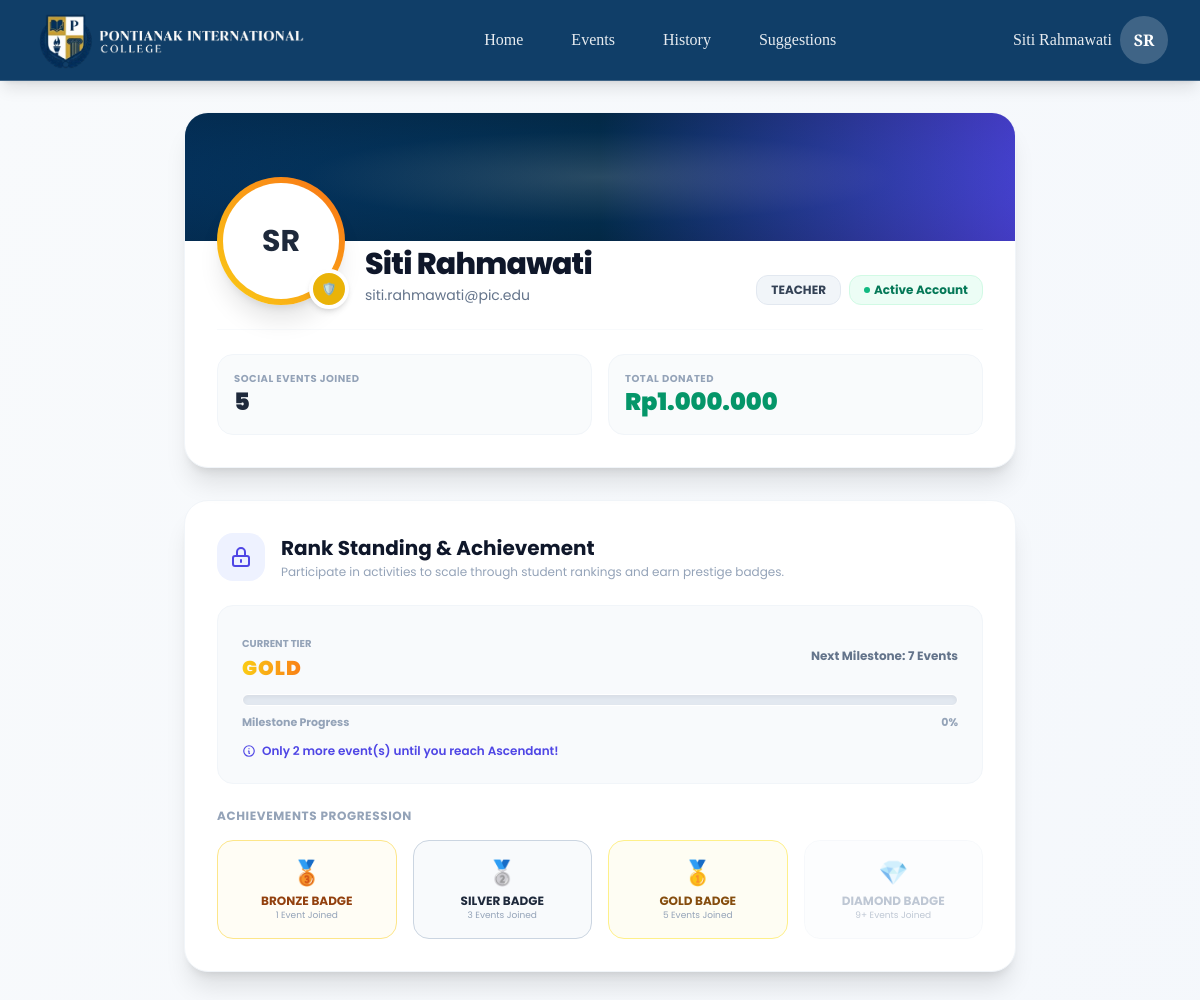
The page /profile (signed in) on the database its author committed.
### tables this page shows
CREATE TABLE `users` (
  `id` int NOT NULL,
  `name` varchar(100) NOT NULL,
  `email` varchar(100) NOT NULL,
  `password` varchar(255) NOT NULL,
  `role` enum('admin','committee','student','teacher') DEFAULT 'student',
  `nis` varchar(20) DEFAULT NULL,
  `class` varchar(20) DEFAULT NULL,
  `major` varchar(100) DEFAULT NULL,
  `phone` varchar(20) DEFAULT NULL,
  `avatar` varchar(255) DEFAULT 'default.png',
  `is_active` tinyint(1) DEFAULT '1',
  `created_at` timestamp NULL DEFAULT CURRENT_TIMESTAMP,
  `updated_at` timestamp NULL DEFAULT CURRENT_TIMESTAMP ON UPDATE CURRENT_TIMESTAMP
);

### app/views/profile/index.php (the view, shortened to what the rows shown need)
<?php require_once dirname(__DIR__) . '/layouts/header.php'; ?>
<?php require_once dirname(__DIR__) . '/layouts/navbar.php'; ?>
<div class="pt-28 pb-16 bg-gradient-to-br from-slate-50 to-blue-50/35 min-h-screen font-poppins">
    <div class="max-w-4xl mx-auto px-4 sm:px-6 lg:px-8">
        <div class="bg-white rounded-3xl shadow-xl border border-slate-100 overflow-hidden relative mb-8 group transition-all duration-300 hover:shadow-2xl">
            <div class="h-32 bg-gradient-to-r from-primary via-primary-dark to-indigo-600 relative">
                <div class="absolute inset-0 opacity-15 bg-[radial-gradient(ellipse_at_center,_var(--tw-gradient-stops))] from-white via-primary to-black"></div>
            </div>
            <div class="px-8 pb-8 relative">
                <div class="flex flex-col sm:flex-row sm:items-end justify-between -mt-16 mb-6 gap-4">
                    <div class="flex flex-col sm:flex-row items-center sm:items-end gap-5">
                        <div class="w-32 h-32 bg-gradient-to-tr <?= $rankInfo['gradient'] ?> rounded-full p-1.5 shadow-xl relative shrink-0">
                            <div class="w-full h-full bg-white rounded-full flex items-center justify-center font-bold text-3xl text-slate-800">
                                <?php
                                $words = preg_split('/\s+/', trim($user['name'] ?? 'U'));
                                $initials = strtoupper(($words[0][0] ?? '') . ($words[1][0] ?? ''));
                                echo htmlspecialchars($initials);
                                ?>
                            </div>
                            <div class="absolute -bottom-1 -right-1 w-10 h-10 <?= $rankInfo['blob'] ?> border-4 border-white text-white rounded-full flex items-center justify-center text-xs shadow-md" title="<?= htmlspecialchars($rankInfo['name']) ?> Rank">
                                🛡️
                            </div>
                        </div>
                        <div class="text-center sm:text-left">
                            <h1 class="text-3xl font-extrabold text-slate-900 leading-tight tracking-tight">
                                <?= htmlspecialchars($user['name'] ?? '') ?>
                            </h1>
                            <p class="text-slate-500 text-sm mt-0.5"><?= htmlspecialchars($user['email'] ?? '') ?></p>
                        </div>
                    </div>
                    <div class="flex flex-wrap gap-2 justify-center">
                        <span class="px-3.5 py-1.5 bg-slate-100 text-slate-700 text-xs font-bold rounded-xl border border-slate-200 uppercase font-poppins">
                            <?= htmlspecialchars(ucfirst($user['role'] ?? 'Student')) ?>
                        </span>
                        <span class="px-3.5 py-1.5 bg-emerald-50 text-emerald-700 text-xs font-bold rounded-xl border border-emerald-100 font-poppins flex items-center gap-1">
                            <span class="w-1.5 h-1.5 bg-emerald-500 rounded-full animate-pulse"></span> Active Account
                        </span>
                    </div>
                </div>
                <div class="grid grid-cols-2 gap-4 border-t border-slate-50 pt-6">
                    <div class="bg-slate-50/80 rounded-2xl p-4 border border-slate-100 hover:bg-slate-50 transition-colors">
                        <span class="block text-[10px] text-slate-400 font-bold uppercase tracking-wider">Social Events Joined</span>
                        <span class="text-2xl font-black text-slate-800"><?= $totalEvents ?></span>
                    </div>
                    <div class="bg-slate-50/80 rounded-2xl p-4 border border-slate-100 hover:bg-slate-50 transition-colors">
                        <span class="block text-[10px] text-slate-400 font-bold uppercase tracking-wider">Total Donated</span>
                        <span class="text-2xl font-black text-emerald-600">Rp<?= number_format($totalDonations, 0, ',', '.') ?></span>
                    </div>
                </div>
            </div>
        </div>
        <div class="bg-white rounded-3xl shadow-xl border border-slate-100 p-8 mb-8">
            <div class="flex items-center gap-4 mb-6">
                <div class="w-12 h-12 bg-indigo-50 text-indigo-600 rounded-2xl flex items-center justify-center">
                    <svg class="w-6 h-6" fill="none" stroke="currentColor" viewBox="0 0 24 24">
                        <path stroke-linecap="round" stroke-linejoin="round" stroke-width="2" d="M12 15v2m-6 4h12a2 2 0 002-2v-6a2 2 0 00-2-2H6a2 2 0 00-2 2v6a2 2 0 002 2zm10-10V7a4 4 0 00-8 0v4h8z" />
                    </svg>
                </div>
                <div>
                    <h3 class="text-xl font-bold text-slate-900">Rank Standing & Achievement</h3>
                    <p class="text-xs text-slate-400 mt-0.5">Participate in activities to scale through student rankings and earn prestige badges.</p>
                </div>
            </div>
            <div class="space-y-6">
                <div class="bg-slate-50 border border-slate-100 rounded-2xl p-6">
                    <div class="flex justify-between items-center mb-3">
                        <div>
                            <span class="text-[10px] text-slate-400 font-bold uppercase">Current Tier</span>
                            <span class="block text-xl font-black text-transparent bg-clip-text bg-gradient-to-r <?= $rankInfo['gradient'] ?> uppercase tracking-wider"><?= htmlspecialchars($rankInfo['name']) ?></span>
                        </div>
                        <span class="text-xs font-bold text-slate-500 font-poppins">Next Milestone: <?= htmlspecialchars($rankInfo['next_threshold']) ?> Events</span>
                    </div>
                    <div class="w-full bg-slate-200 h-3 rounded-full overflow-hidden border border-white shadow-inner">
                    </div>
                    <div class="flex justify-between items-center text-[11px] font-bold text-slate-400 mt-2">
                        <span>Milestone Progress</span>
                        <span><?= round($rankInfo['progress']) ?>%</span>
                    </div>
                    <p class="text-xs text-indigo-600 mt-3 font-semibold flex items-center gap-1.5">
                        <svg class="w-3.5 h-3.5 shrink-0" fill="none" stroke="currentColor" viewBox="0 0 24 24">
                            <path stroke-linecap="round" stroke-linejoin="round" stroke-width="2" d="M13 16h-1v-4h-1m1-4h.01M21 12a9 9 0 11-18 0 9 9 0 0118 0z" />
                        </svg>
                        <?= htmlspecialchars($rankInfo['message']) ?>
                    </p>
                </div>
                <div>
                    <h4 class="text-xs font-bold text-slate-400 uppercase mb-4 tracking-wider">Achievements Progression</h4>
                    <div class="grid grid-cols-2 sm:grid-cols-4 gap-4 text-center">
                        <div class="p-4 rounded-2xl border <?= $totalEvents >= 1 ? 'bg-amber-50/50 border-amber-200 text-amber-800' : 'bg-slate-50/50 border-slate-100 text-slate-400 opacity-60' ?> transition-all">
                            <span class="block text-2xl mb-1">🥉</span>
                            <span class="block text-xs font-bold uppercase font-poppins">Bronze Badge</span>
                            <span class="text-[9px] block text-slate-400">1 Event Joined</span>
                        </div>
                        <div class="p-4 rounded-2xl border <?= $totalEvents >= 3 ? 'bg-slate-100/50 border-slate-300 text-slate-800' : 'bg-slate-50/50 border-slate-100 text-slate-400 opacity-60' ?> transition-all">
                            <span class="block text-2xl mb-1">🥈</span>
                            <span class="block text-xs font-bold uppercase font-poppins">Silver Badge</span>
                            <span class="text-[9px] block text-slate-400">3 Events Joined</span>
                        </div>
                        <div class="p-4 rounded-2xl border <?= $totalEvents >= 5 ? 'bg-yellow-50/50 border-yellow-200 text-yellow-800' : 'bg-slate-50/50 border-slate-100 text-slate-400 opacity-60' ?> transition-all">
                            <span class="block text-2xl mb-1">🥇</span>
                            <span class="block text-xs font-bold uppercase font-poppins">Gold Badge</span>
                            <span class="text-[9px] block text-slate-400">5 Events Joined</span>
                        </div>
                        <div class="p-4 rounded-2xl border <?= $totalEvents >= 9 ? 'bg-cyan-50/50 border-cyan-200 text-cyan-800' : 'bg-slate-50/50 border-slate-100 text-slate-400 opacity-60' ?> transition-all">
                            <span class="block text-2xl mb-1">💎</span>
                            <span class="block text-xs font-bold uppercase font-poppins">Diamond Badge</span>
                            <span class="text-[9px] block text-slate-400">9+ Events Joined</span>
                        </div>
                    </div>
                </div>
            </div>
        </div>
    </div>
</div>
<?php require_once dirname(__DIR__) . '/layouts/footer.php'; ?>

### app/views/layouts/navbar.php (shortened to what the rows shown need)
<nav class="fixed top-0 left-0 right-0 z-50 bg-primary/95 backdrop-blur-md shadow-lg border-b border-white/20">
    <div class="max-w-7xl mx-auto px-4 sm:px-6 lg:px-8">
        <div class="flex items-center justify-between h-16 md:h-20">
            <div class="flex-shrink-0">
                <a href="/" class="flex items-center">
                    <img src="/assets/images/logo/logo-white.png" alt="PIC Logo" class="h-30 md:h-36 w-auto object-contain">
                </a>
            </div>
            <div class="hidden md:flex items-center space-x-2">
                <?php
                $menuItems = ['Home'];
                $links = ['/'];
                if (Session::isLoggedIn()) {
                    $menuItems[] = 'Events';
                    $links[] = '/events';
                    if (Session::getUserRole() !== 'admin') {
                        $menuItems[] = 'History';
                        $links[] = '/history';
                        if (Session::getUserRole() === 'committee') {
                            $menuItems[] = 'Suggestions';
                            $links[] = '/suggestions';
                        } else {
                            $menuItems[] = 'Suggestions';
                            $links[] = '/suggestion';
                        }
                    }
                } else {
                    $menuItems[] = 'Events';
                    $links[] = '/events';
                }
                $activeItem = '';
                foreach($menuItems as $index => $item):
                ?>
                    <a href="<?php echo htmlspecialchars($links[$index]); ?>" class="px-4 md:px-5 py-2 rounded-full font-medium transition-all duration-300 <?php echo ($item === $activeItem) ? 'bg-primary-dark/90 text-white hover:bg-primary-dark' : 'text-white/90 hover:bg-white/20 hover:text-white'; ?>">
                        <?php echo htmlspecialchars($item); ?>
                    </a>
                <?php endforeach; ?>
            </div>
            <div class="flex items-center space-x-2 md:space-x-3">
                <?php if (!Session::isLoggedIn()): ?>
                    <a href="/auth/login" class="px-4 md:px-5 py-2 rounded-full bg-white text-primary font-medium text-sm md:text-base transition-all duration-300 hover:bg-gray-100 shadow-sm">
                        Login
                    </a>
                <?php else:
                    $loggedInUser = Session::getUser();
                    $fullName = $loggedInUser['name'] ?? Session::getUserName() ?? 'User';
                    $role = Session::getUserRole();
                    $displayName = ($role === 'admin') ? 'admin' : $fullName;
                    $words = preg_split('/\\s+/', trim($fullName));
                    $initials = strtoupper(($words[0][0] ?? '') . ($words[1][0] ?? substr($fullName, 0, 1)));
                ?>
                    <div class="flex items-center space-x-2">
                        <span class="text-white/90 font-medium text-sm md:text-base hidden lg:block"><?php echo htmlspecialchars($displayName); ?></span>
                        <div class="relative">
                                <button id="profile-btn" onclick="toggleDropdown(event)" class="w-10 h-10 md:w-12 md:h-12 rounded-full bg-white/20 hover:bg-white/30 flex items-center justify-center transition-all duration-300 text-white font-semibold text-sm md:text-base" aria-label="Profile menu">
                                    <?php echo htmlspecialchars($initials); ?>
                                </button>
                        </div>
                    </div>
                <?php endif; ?>
            </div>
        </div>
    </div>
</nav>

### app/core/Router.php (shortened to what the rows shown need)
<?php
class Router
{
    private array $routes = [];
    public function add(string $method, string $uri, string $controller, string $function)
    {
        $this->routes[] = [
            'method' => $method,
            'uri' => $uri,
            'controller' => $controller,
            'function' => $function,
        ];
    }
    public function run()
    {
        $method = $_SERVER['REQUEST_METHOD'];
        $uri = parse_url($_SERVER['REQUEST_URI'], PHP_URL_PATH);
        $uri = preg_replace('#/{2,}#', '/', $uri);
        $uri = rtrim($uri, '/');
        foreach ($this->routes as $route) {
            if ($method !== $route['method']) {
                continue;
            }
            $pattern = preg_replace('/\{[a-zA-Z_]+\}/', '([0-9]+)', $route['uri']);
            $pattern = '#^' . $pattern . '$#';
            if (preg_match($pattern, $uri, $matches)) {
                array_shift($matches);
                $controller = new $controllerClass();
                $function = $route['function'];
                call_user_func_array([$controller, $function], $matches);
                return;
            }
        }
    }
}

### rows shown on the page
users: name "Siti Rahmawati", name "SR", email "siti.rahmawati@pic.edu", role "TEACHER"

### other values the page prints
$item "Home"
$item "Events"
$item "History"
$item "Suggestions"
$totalDonations "1.000.000"
$rankInfo['next_threshold'] "7"
$rankInfo['progress'] "0"
$rankInfo['message'] "Only 2 more event(s) until you reach Ascendant!"
